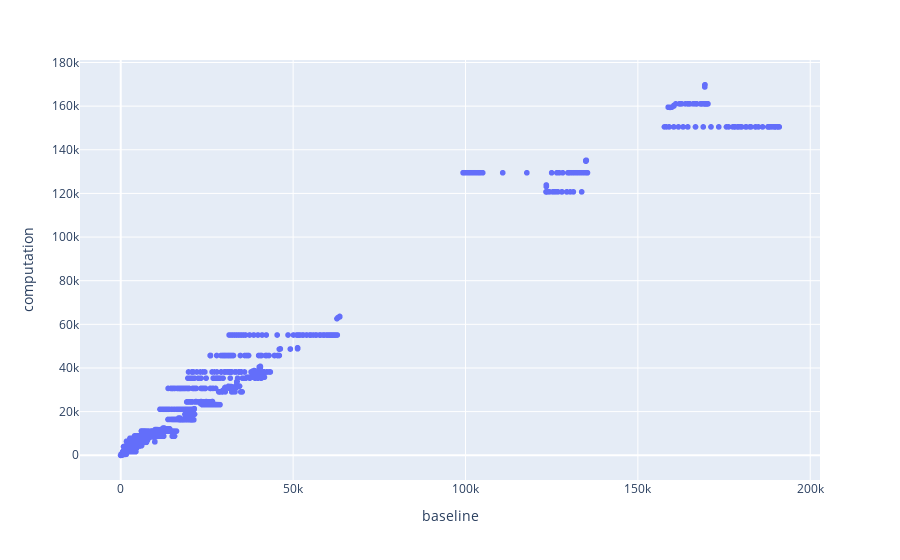

The cell this chart's notebook holds for it:
### Code cell
import plotly.express as px

px.scatter(test.reset_index(), y='computation', x='baseline', hover_data=['ISO', 'Year'])

### Figure 1 — Plotly figure (JSON) as saved in the notebook; plotly's stock layout.template omitted (floating-point values rounded to 4 significant figures; data arrays with more than 128 entries replaced by an {"elided": "..."} marker saying what was removed)
{"data": [{"customdata": {"elided": "6145x2 mixed values"}, "hovertemplate": "baseline=%{x}<br>computation=%{y}<br>ISO=%{customdata[0]}<br>Year=%{customdata[1]}<extra></extra>", "legendgroup": "", "marker": {"color": "#636efa", "symbol": "circle"}, "mode": "markers", "name": "", "showlegend": false, "type": "scattergl", "x": {"elided": "6145 float values"}, "xaxis": "x", "y": {"elided": "6145 float values"}, "yaxis": "y"}], "layout": {"legend": {"tracegroupgap": 0}, "margin": {"t": 60}, "xaxis": {"anchor": "y", "domain": [0, 1], "title": {"text": "baseline"}}, "yaxis": {"anchor": "x", "domain": [0, 1], "title": {"text": "computation"}}}}
